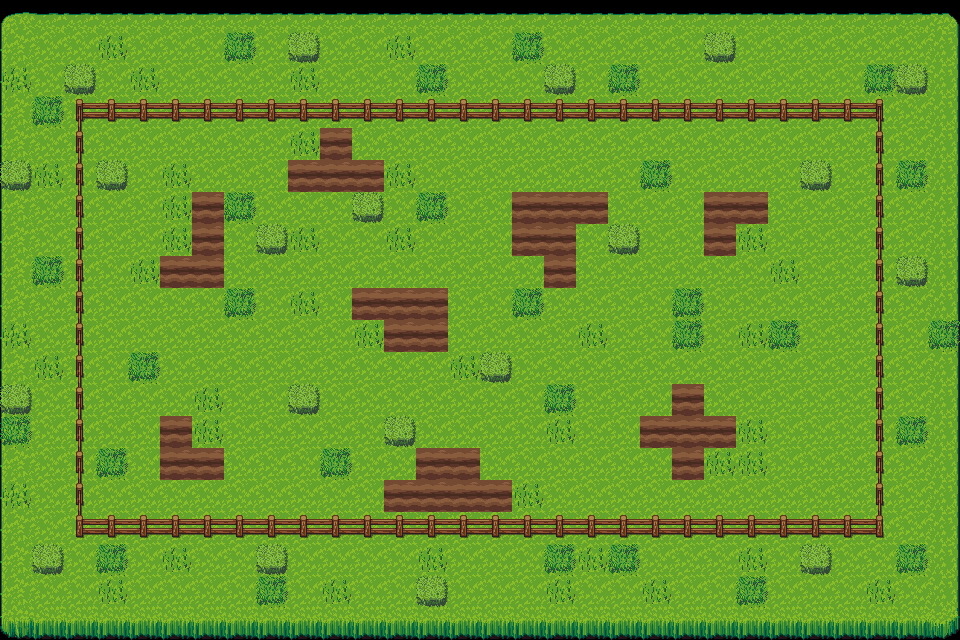

This is a level from a 2D game, rendered from its Tiled map with the project's own tilesets. A one-line summary and the complete map file follow:
An orthogonal 30x20 tile map with 32x32 px tiles, 2 tile layers (Calque de Tuiles 1, Calque de Tuiles 2), 3 tilesets and 17 objects.

<map version="1.10" tiledversion="1.11.0" orientation="orthogonal" renderorder="right-down" width="30" height="20" tilewidth="32" tileheight="32" infinite="0" nextlayerid="8" nextobjectid="60">
 <tileset firstgid="1" source="plowed_soil.tsx" />
 <tileset firstgid="19" name="tallgrass" tilewidth="32" tileheight="32" tilecount="18" columns="3">
  <image source="tilesets/tallgrass.png" width="96" height="192" />
 </tileset>
 <tileset firstgid="37" source="fence.tsx" />
 <layer id="1" name="Calque de Tuiles 1" width="30" height="20">
  <data encoding="csv">
25,26,26,26,26,26,26,26,26,26,26,26,26,26,26,26,26,26,26,26,26,26,26,26,26,26,26,26,26,27,
28,29,29,29,29,29,29,29,29,29,29,29,29,29,29,29,29,29,29,29,29,29,29,29,29,29,29,29,29,30,
28,29,29,29,29,29,29,29,29,29,29,29,29,29,29,29,29,29,29,29,29,29,29,29,29,29,29,29,29,30,
28,29,29,29,29,29,29,29,29,29,29,29,29,29,29,29,29,29,29,29,29,29,29,29,29,29,29,29,29,30,
28,29,29,29,29,29,29,29,29,29,29,29,29,29,29,29,29,29,29,29,29,29,29,29,29,29,29,29,29,30,
28,29,29,29,29,29,29,29,29,29,29,29,29,29,29,29,29,29,29,29,29,29,29,29,29,29,29,29,29,30,
28,29,29,29,29,29,29,29,29,29,29,29,29,29,29,29,29,29,29,29,29,29,29,29,29,29,29,29,29,30,
28,29,29,29,29,29,29,29,29,29,29,29,29,29,29,29,29,29,29,29,29,29,29,29,29,29,29,29,29,30,
28,29,29,29,29,29,29,29,29,29,29,29,29,29,29,29,29,29,29,29,29,29,29,29,29,29,29,29,29,30,
28,29,29,29,29,29,29,29,29,29,29,29,29,29,29,29,29,29,29,29,29,29,29,29,29,29,29,29,29,30,
28,29,29,29,29,29,29,29,29,29,29,29,29,29,29,29,29,29,29,29,29,29,29,29,29,29,29,29,29,30,
28,29,29,29,29,29,29,29,29,29,29,29,29,29,29,29,29,29,29,29,29,29,29,29,29,29,29,29,29,30,
28,29,29,29,29,29,29,29,29,29,29,29,29,29,29,29,29,29,29,29,29,29,29,29,29,29,29,29,29,30,
28,29,29,29,29,29,29,29,29,29,29,29,29,29,29,29,29,29,29,29,29,29,29,29,29,29,29,29,29,30,
28,29,29,29,29,29,29,29,29,29,29,29,29,29,29,29,29,29,29,29,29,29,29,29,29,29,29,29,29,30,
28,29,29,29,29,29,29,29,29,29,29,29,29,29,29,29,29,29,29,29,29,29,29,29,29,29,29,29,29,30,
28,29,29,29,29,29,29,29,29,29,29,29,29,29,29,29,29,29,29,29,29,29,29,29,29,29,29,29,29,30,
28,29,29,29,29,29,29,29,29,29,29,29,29,29,29,29,29,29,29,29,29,29,29,29,29,29,29,29,29,30,
28,29,29,29,29,29,29,29,29,29,29,29,29,29,29,29,29,29,29,29,29,29,29,29,29,29,29,29,29,30,
31,32,32,32,32,32,32,32,32,32,32,32,32,32,32,32,32,32,32,32,32,32,32,32,32,32,32,32,32,33
</data>
 </layer>
 <objectgroup id="7" name="boue">
  <object id="45" x="193.039" y="190.695">
   <polygon points="0,0 28.9168,0.781536 30.4799,94.5659 -33.6061,96.129 -32.043,67.2121 -5.47075,65.649" />
  </object>
  <object id="46" x="160.215" y="416.559">
   <polygon points="0,0 31.2614,0.781536 31.2614,30.4799 63.3044,30.4799 63.3044,62.5229 0,62.5229" />
  </object>
  <object id="47" x="353.254" y="287.605">
   <polygon points="0,0 93.0028,0.781536 93.7843,61.7414 31.2614,64.086 31.2614,32.8245 0.781536,32.043" />
  </object>
  <object id="48" x="418.903" y="445.476">
   <polygon points="0,0 57.8337,2.34461 60.9598,32.043 91.4397,34.3876 92.2213,64.8675 -36.7322,64.8675 -34.3876,33.6061 0,32.8245" />
  </object>
  <object id="49" x="674.466" y="386.079">
   <polygon points="0,0 29.6984,-3.12614 28.1353,31.2614 60.9598,32.043 60.9598,61.7414 27.3538,61.7414 27.3538,93.0028 -3.90768,92.2213 -3.90768,63.3044 -34.3876,61.7414 -34.3876,30.4799 -3.12614,29.6984" />
  </object>
  <object id="50" x="705.727" y="253.218">
   <polygon points="0,0 30.4799,-1.56307 29.6984,-29.6984 60.9598,-29.6984 61.7414,-58.6152 -3.12614,-58.6152" />
  </object>
  <object id="51" x="606.472" y="225.864">
   <polygon points="0,0 1.56307,-36.7322 -93.7843,-33.6061 -95.3474,28.1353 -64.086,28.9168 -63.3044,58.6152 -32.043,60.9598 -29.6984,-2.34461" />
  </object>
  <object id="52" x="383.734" y="191.476">
   <polygon points="0,0 -2.34461,-32.043 -33.6061,-31.2614 -32.8245,-62.5229 -67.2121,-63.3044 -65.649,-32.043 -94.5659,-32.8245 -95.3474,-1.56307" />
  </object>
 </objectgroup>
 <objectgroup id="3" name="entités">
  <object id="55" x="461.106" y="307.144">
   <properties>
    <property name="type" value="player" />
   </properties>
   <point />
  </object>
  <object id="56" x="93.7843" y="128.953">
   <polygon points="0,0 761.216,3.12614 758.872,376.7 0.781536,381.39" />
  </object>
  <object id="57" x="139.895" y="207.107">
   <properties>
    <property name="direction" value="south" />
    <property name="type" value="bull" />
   </properties>
   <point />
  </object>
  <object id="58" x="818.268" y="432.971">
   <properties>
    <property name="direction" value="west" />
    <property name="type" value="bull" />
   </properties>
   <point />
  </object>
  <object id="59" x="818.268" y="237.587">
   <properties>
    <property name="direction" value="west" />
    <property name="type" value="bull" />
   </properties>
   <point />
  </object>
 </objectgroup>
 <objectgroup id="4" name="collision">
  <object id="27" x="80.4982" y="114.886" width="794.822" height="17.9753" />
  <object id="28" x="855.782" y="114.104" width="22.6646" height="404.836" />
  <object id="29" x="77.3721" y="518.94" width="801.075" height="17.1938" />
  <object id="31" x="75.809" y="99.2551" width="10.16" height="432.971" />
 </objectgroup>
 <layer id="2" name="Calque de Tuiles 2" width="30" height="20">
  <data encoding="csv">
0,0,0,0,0,0,0,0,0,0,0,0,0,0,0,0,0,0,0,0,0,0,0,0,0,0,0,0,0,0,
0,0,0,34,0,0,0,35,0,36,0,0,34,0,0,0,35,0,0,0,0,0,36,0,0,0,0,0,0,0,
34,0,36,0,34,0,0,0,0,34,0,0,0,35,0,0,0,36,0,35,0,0,0,0,0,0,0,35,36,0,
0,35,43,38,38,38,38,38,38,38,38,38,38,38,38,38,38,38,38,38,38,38,38,38,38,38,38,45,0,0,
0,0,41,0,0,0,0,0,0,34,11,0,0,0,0,0,0,0,0,0,0,0,0,0,0,0,0,41,0,0,
36,34,41,36,0,34,0,0,0,11,11,11,34,0,0,0,0,0,0,0,35,0,0,0,0,36,0,41,35,0,
0,0,41,0,0,34,11,35,0,0,0,36,0,35,0,0,11,11,11,0,0,0,11,11,0,0,0,41,0,0,
0,0,41,0,0,34,11,0,36,34,0,0,34,0,0,0,11,11,0,36,0,0,11,34,0,0,0,41,0,0,
0,35,41,0,34,11,11,0,0,0,0,0,0,0,0,0,0,11,0,0,0,0,0,0,34,0,0,41,36,0,
0,0,41,0,0,0,0,35,0,34,0,11,11,11,0,0,35,0,0,0,0,35,0,0,0,0,0,41,0,0,
34,0,41,0,0,0,0,0,0,0,0,34,11,11,0,0,0,0,34,0,0,35,0,34,35,0,0,41,0,35,
0,34,41,0,35,0,0,0,0,0,0,0,0,0,34,36,0,0,0,0,0,0,0,0,0,0,0,41,0,0,
36,0,41,0,0,0,34,0,0,36,0,0,0,0,0,0,0,35,0,0,0,11,0,0,0,0,0,41,0,0,
35,0,41,0,0,11,34,0,0,0,0,0,36,0,0,0,0,34,0,0,11,11,11,34,0,0,0,41,35,0,
0,0,41,35,0,11,11,0,0,0,35,0,0,11,11,0,0,0,0,0,0,11,34,34,0,0,0,41,0,0,
34,0,41,0,0,0,0,0,0,0,0,0,11,11,11,11,34,0,0,0,0,0,0,0,0,0,0,41,0,0,
0,0,49,38,38,38,38,38,38,38,38,38,38,38,38,38,38,38,38,38,38,38,38,38,38,38,38,51,0,0,
0,36,0,35,0,34,0,0,36,0,0,0,0,34,0,0,0,35,34,35,0,0,0,34,0,36,0,0,35,0,
0,0,0,34,0,0,0,0,35,0,34,0,0,36,0,0,0,34,0,0,34,0,0,35,0,0,0,34,0,0,
0,0,0,0,0,0,0,0,0,0,0,0,0,0,0,0,0,0,0,0,0,0,0,0,0,0,0,0,0,0
</data>
 </layer>
</map>
